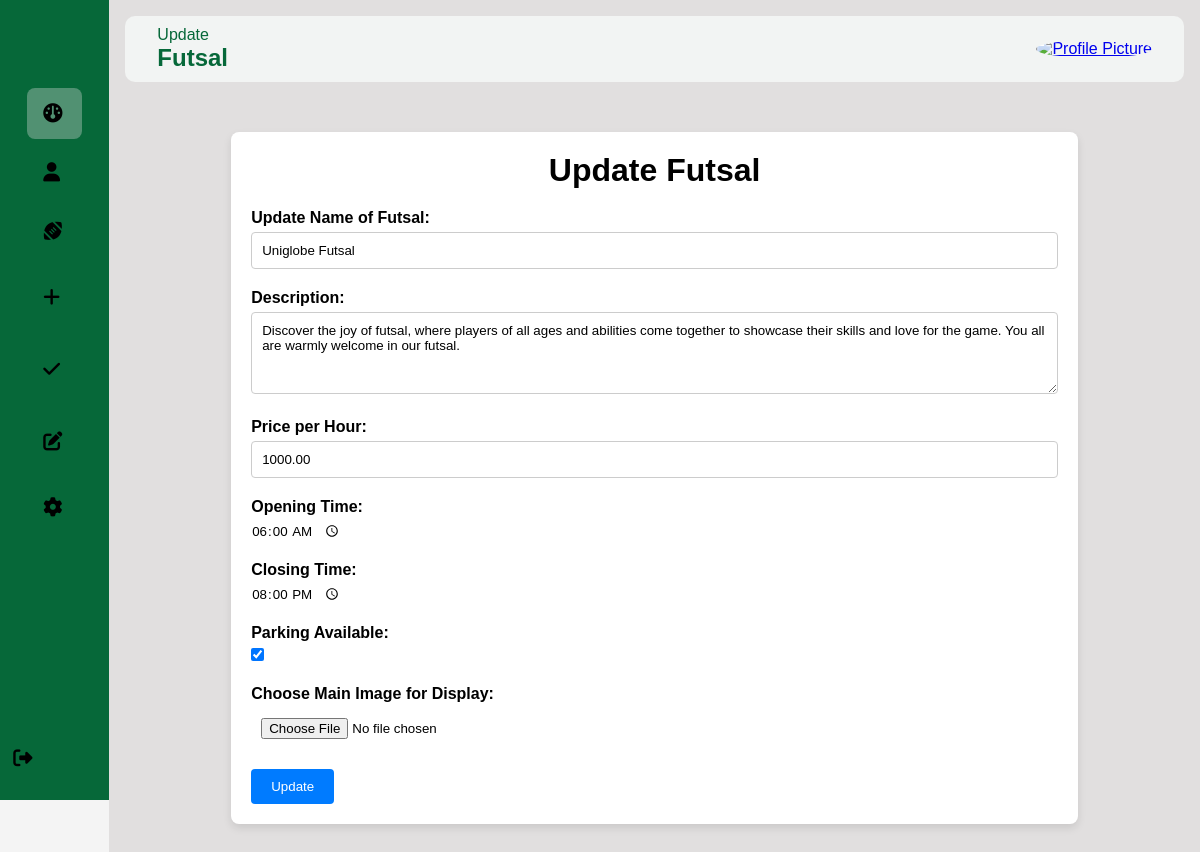
Screenshot of /Backend/Admin/UpdateFutsal.php?id=2 with the database file from the repository.
### tables this page shows
CREATE TABLE `futsal_info` (
  `id` INT NOT NULL AUTO_INCREMENT,
  `name` VARCHAR(50) NOT NULL,
  `img_path` VARCHAR(255) NOT NULL,
  `description` VARCHAR(255) DEFAULT NULL,
  `location` VARCHAR(55) NOT NULL,
  `parking_available` TINYINT DEFAULT NULL,
  `price_per_hour` DECIMAL(10,2) DEFAULT NULL,
  `opening_time` TIME DEFAULT NULL,
  `closing_time` TIME DEFAULT NULL,
  PRIMARY KEY (`id`)
);

### Backend/Admin/UpdateFutsal.php (the view, shortened to what this page needs)
<?php
include './assets/includes/connect.php';
include("./assets/includes/sidebar.php");
if (isset($_GET['id'])) {
    $futsal_id = $_GET['id'];
    $sql = "SELECT * FROM futsal_info WHERE id = $futsal_id";
    $result = mysqli_query($con, $sql);
    if (mysqli_num_rows($result) > 0) {
        $futsal = mysqli_fetch_assoc($result);
        $futsal_name = $futsal['name'];
        $description = $futsal['description'];
        $price_per_hour = $futsal['price_per_hour'];
        $opening_time = $futsal['opening_time'];
        $closing_time = $futsal['closing_time'];
        $parking_available = $futsal['parking_available'];
    } else {
        echo "Futsal not found";
        exit;
    }
} else {
    echo "Futsal ID not provided";
    exit;
}
?>
<div class="main--content">
    <div class="header--wrapper">
        <div class="header--title">
            <span>Update</span>
            <h2>Futsal</h2>
        </div>
        <div class="user--info">
            <?php if (isset($row['profile']) && !empty($row['profile'])) { ?>
                <a href="../User/profile.php"><img src="../User/uploads/<?php echo $row['profile']; ?>" alt="Profile Picture" class="profile-picture"></a>
            <?php } else { ?>
                <a href="../User/profile.php"><img src="../User/uploads/default.png" alt="Profile Picture" class="profile-picture"></a>
            <?php } ?>
        </div>
    </div>
    <div class="container">
        <div class="card">
            <h1 class="card-title">Update Futsal</h1>
            <form action="adminupdate.php" method="POST" enctype="multipart/form-data">
                <div class="form-group">
                    <label for="futsal_name">Update Name of Futsal:</label>
                    <input type="text" id="futsal_name" name="futsal_name" value="<?php echo ($futsal_name); ?>" required>
                </div>
                <div class="form-group">
                    <label for="description">Description:</label>
                    <textarea id="description" name="description" rows="4" required><?php echo ($description); ?></textarea>
                </div>
                <div class="form-group">
                    <label for="price_per_hour">Price per Hour:</label>
                    <input type="number" id="price_per_hour" name="price_per_hour" min="0" value="<?php echo ($price_per_hour); ?>" required>
                </div>
                <div class="form-group">
                    <label for="opening_time">Opening Time:</label>
                    <input type="time" id="opening_time" name="opening_time" value="<?php echo ($opening_time); ?>" required>
                </div>
                <div class="form-group">
                    <label for="closing_time">Closing Time:</label>
                    <input type="time" id="closing_time" name="closing_time" value="<?php echo ($closing_time); ?>" required>
                </div>
                <div class="form-group">
                    <label for="parking_available">Parking Available:</label>
                    <input type="checkbox" id="parking_available" name="parking_available" <?php echo $parking_available ? 'checked' : ''; ?>>
                </div>
                <div class="form-group">
                    <label for="main_image">Choose Main Image for Display:</label>
                    <input type="file" id="main_image" name="main_image" accept="image/*">
                </div>
                <button type="submit" name="savechanges">Update</button>
            </form>
        </div>
    </div>
</div>
</body>
</html>

### Backend/Admin/assets/css/admin.css (style rules this page uses)
* { margin: 0px; padding: 0px; border: none; outline: none; box-sizing: border-box; font-family: "Poppins", sans-serif; }
body { display: flex; }
.main--content { position: relative; background: rgb(225, 223, 223); width: 100%; padding: 1rem; }
.header--wrapper { display: flex; justify-content: space-between; align-items: center; flex-wrap: wrap; background: #f2f4f3; border-radius: 10px; padding: 10px 2rem; margin-bottom: 1rem; }
.header--title { color: #066839; }

### Backend/Admin/assets/css/addfutsal.css (style rules this page uses)
* { margin: 0px; padding: 0px; border: none; outline: none; box-sizing: border-box; font-family: "Poppins", sans-serif; }
body { display: flex; }
.main--content { position: relative; background: rgb(225, 223, 223); width: 100%; padding: 1rem; }
.header--wrapper { display: flex; justify-content: space-between; align-items: center; flex-wrap: wrap; background: #f2f4f3; border-radius: 10px; padding: 10px 2rem; margin-bottom: 1rem; }
.header--title { color: #066839; }
body { font-family: Arial, sans-serif; margin: 0; padding: 0; background-color: #f4f4f4; }
.container { margin: 50px auto; width: 80%; }
.card { background: #fff; border-radius: 8px; box-shadow: 0 4px 8px rgba(0, 0, 0, 0.1); padding: 20px; }
.card-title { margin-bottom: 20px; text-align: center; }
.form-group { margin-bottom: 20px; }
label { display: block; font-weight: bold; margin-bottom: 5px; }
input[type="text"], textarea,input[type="number"] { width: 100%; padding: 10px; border: 1px solid #ccc; border-radius: 4px; box-sizing: border-box; resize: vertical; }
input[type="file"] { width: 100%; padding: 10px; box-sizing: border-box; }
button { padding: 10px 20px; background-color: #007bff; border: none; color: #fff; border-radius: 4px; cursor: pointer; }

### Backend/Admin/assets/css/booked.css (style rules this page uses)
* { margin: 0px; padding: 0px; border: none; outline: none; box-sizing: border-box; font-family: "Poppins", sans-serif; }
body { display: flex; }
.main--content { position: relative; background: rgb(225, 223, 223); width: 100%; padding: 1rem; }
.header--wrapper img { width: 50px; height: 50px; cursor: pointer; border-radius: 50%; }
.header--wrapper { display: flex; justify-content: space-between; align-items: center; flex-wrap: wrap; background: #f2f4f3; border-radius: 10px; padding: 10px 2rem; margin-bottom: 1rem; }
.header--title { color: #066839; }
.user--info { display: flex; align-items: center; gap: 1rem; }

### Backend/Admin/assets/css/futsal.css (style rules this page uses)
* { margin: 0px; padding: 0px; border: none; outline: none; box-sizing: border-box; font-family: "Poppins", sans-serif; }
body { display: flex; }
.main--content { position: relative; background: rgb(225, 223, 223); width: 100%; padding: 1rem; }
.header--wrapper img { width: 50px; height: 50px; cursor: pointer; border-radius: 50%; }
.header--wrapper { display: flex; justify-content: space-between; align-items: center; flex-wrap: wrap; background: #f2f4f3; border-radius: 10px; padding: 10px 2rem; margin-bottom: 1rem; }
.header--title { color: #066839; }
.user--info { display: flex; align-items: center; gap: 1rem; }

### Backend/Admin/assets/css/update.css (style rules this page uses)
* { margin: 0px; padding: 0px; border: none; outline: none; box-sizing: border-box; font-family: "Poppins", sans-serif; }
body { display: flex; }
.main--content { position: relative; background: rgb(225, 223, 223); width: 100%; padding: 1rem; }
.header--wrapper img { width: 50px; height: 50px; cursor: pointer; border-radius: 50%; }
.header--wrapper { display: flex; justify-content: space-between; align-items: center; flex-wrap: wrap; background: #f2f4f3; border-radius: 10px; padding: 10px 2rem; margin-bottom: 1rem; }
.header--title { color: #066839; }
.user--info { display: flex; align-items: center; gap: 1rem; }
body { font-family: Arial, sans-serif; margin: 0; padding: 0; background-color: #f4f4f4; }
.container { margin: 50px auto; width: 80%; }
.card { background: #fff; border-radius: 8px; box-shadow: 0 4px 8px rgba(0, 0, 0, 0.1); padding: 20px; }
.card-title { margin-bottom: 20px; text-align: center; }
.form-group { margin-bottom: 20px; }
label { display: block; font-weight: bold; margin-bottom: 5px; }
input[type="text"], textarea { width: 100%; padding: 10px; border: 1px solid #ccc; border-radius: 4px; box-sizing: border-box; resize: vertical; }
input[type="file"] { width: 100%; padding: 10px; box-sizing: border-box; }
button { padding: 10px 20px; background-color: #007bff; border: none; color: #fff; border-radius: 4px; cursor: pointer; }

### rows the page displays
futsal_info: futsal_name "Uniglobe Futsal", description "Discover the joy of futsal, where players of all ages and abilities come together to showcase their skills and love for the game. You all are warmly welcome in our futsal.", price_per_hour "1000.00", opening_time "06:00:00", closing_time "20:00:00", parking_available "☑"
